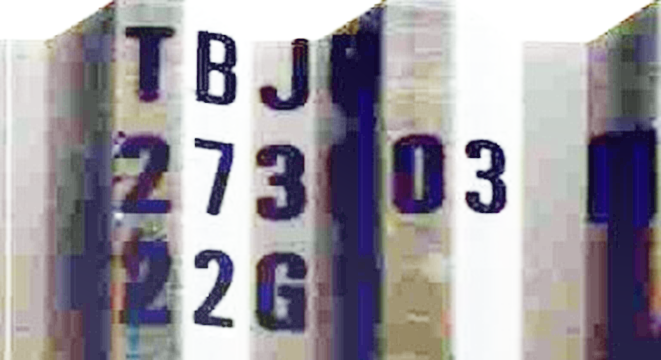
#> input picture paper_plot_coding/data/2.png, 661 x 360 px
$ python '2.边缘强化.py'   (older library calls are emulated)
#> lines starting #> are read from the running program, lines starting #| are printed output that depends on the picture
### paper_plot_coding/utils.py
"""
@Name: utils.py
@Auth: Huohuo
@Date: 2023/3/9-15:31
@Desc:
@Ver :
code_idea
"""
import cv2
from matplotlib import pyplot as plt


class show():
    def __init__(self):
        pass
    # 灰度图展示
    def gray_pic_show(self, horizontal_number_of_img, vertical_number_of_img, *args):
        plt.figure(dpi=200, figsize=(8, 4))
        for i in range(len(args)):
            plt.subplot(horizontal_number_of_img, vertical_number_of_img, i + 1)
            plt.imshow(args[i], cmap="gray")  # 如果是展示灰度图，用这个
            plt.xticks([]), plt.yticks([])
        plt.show()
        return 0

    # 彩色图展示
    # [17 lines left out: functions color_pic_show, cv_show, not called in this run]

### paper_plot_coding/2.边缘强化.py
"""
@Name: 2.边缘强化.py
@Auth: Huohuo
@Date: 2023/3/13-15:00
@Desc:
@Ver :
code_idea
"""
import cv2
from utils import show

def sobel(img):
    x = cv2.Sobel(img, cv2.CV_16S, 1, 0, ksize=3)
    y = cv2.Sobel(img, cv2.CV_16S, 0, 1, ksize=3)

    absX = cv2.convertScaleAbs(x)
    absY = cv2.convertScaleAbs(y)

    dst = cv2.addWeighted(absX, 0.5, absY, 0.5, 0)
    return dst


img_path = "data/2.png"
img = cv2.imread(img_path)
#> img is the input picture: shape (360, 661, 3); mean B, G, R 159.6, 151.3, 156.2
img_gray = cv2.cvtColor(img, cv2.COLOR_BGR2GRAY)
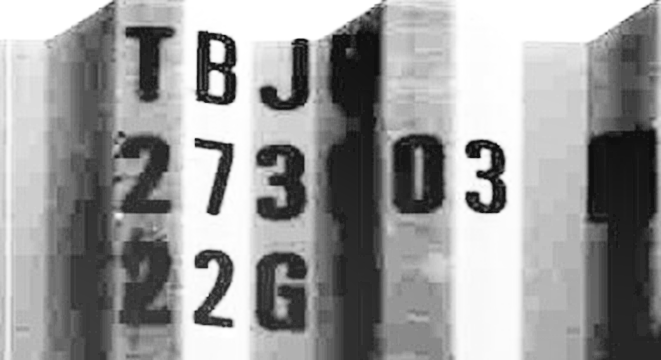
#> img_gray: shape (360, 661); min 14, max 255, mean 153.7
img_gray = cv2.GaussianBlur(img_gray, (5, 5), 0)
img_sobel = sobel(img_gray)
#> in sobel, `y = cv2.Sobel(img, cv2.CV_16S, 0, 1, ksize=3)`:
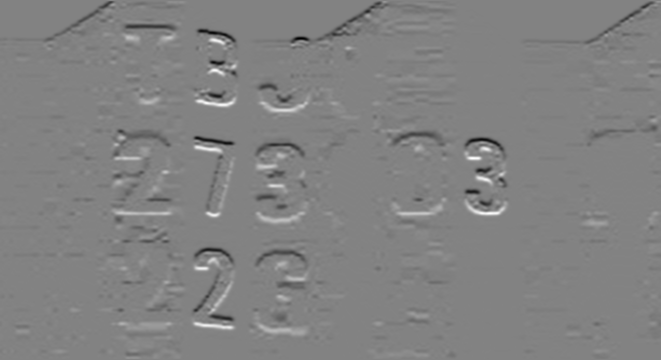
#> y: shape (360, 661) int16; min -575, max 548, mean -2; drawn with min black and max white
#> in sobel, `dst = cv2.addWeighted(absX, 0.5, absY, 0.5, 0)`:
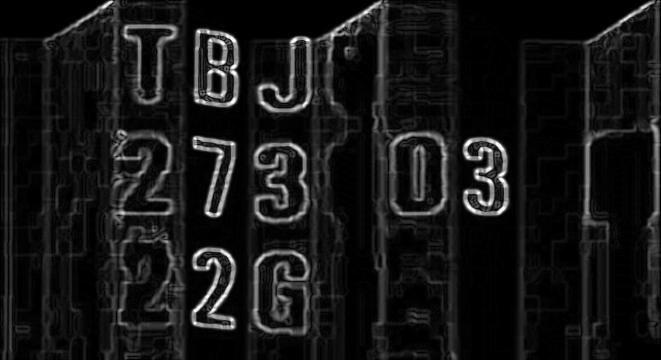
#> dst: shape (360, 661); min 0, max 255, mean 22.3
img_canny = cv2.Canny(img_gray, 50, 150, apertureSize=3, L2gradient=False)
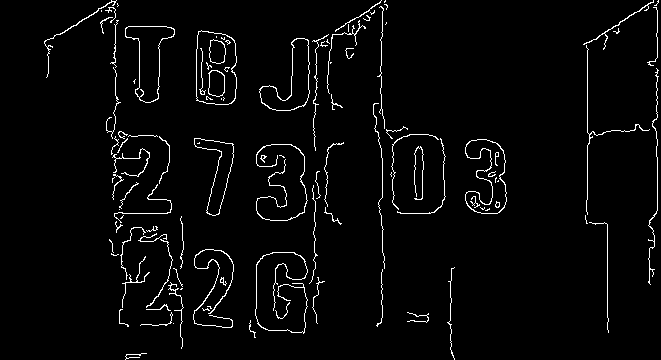
#> img_canny: shape (360, 661); 3.1% white in thin lines or dots
# 强化
img_add_sobel = cv2.addWeighted(img_gray, 0.5, img_sobel, 0.5, 0)
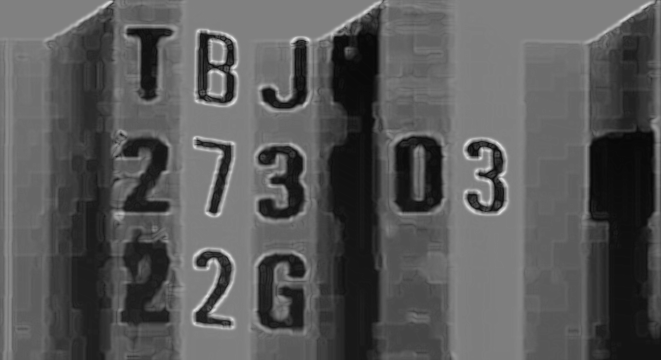
#> img_add_sobel: shape (360, 661); min 7, max 229, mean 88.1
# img_add_canny = cv2.addWeighted(img_gray, 0.5, img_canny, 0.5, 0)

show = show()
# show.gray_pic_show(1, 3, 255-img_gray, 255-img_sobel, 255-img_add_sobel)
show.gray_pic_show(1, 2, 255-img_gray, 255-img_add_sobel)
#> in gray_pic_show, `plt.show()`:
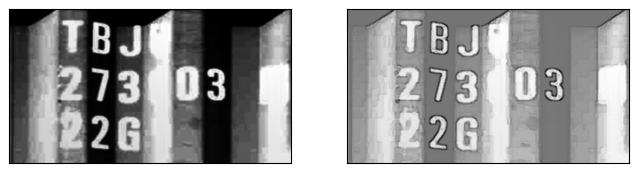
#> figure drawn by matplotlib, 2 panels
cv2.imwrite("data/2_result.png", 255-img_add_sobel)
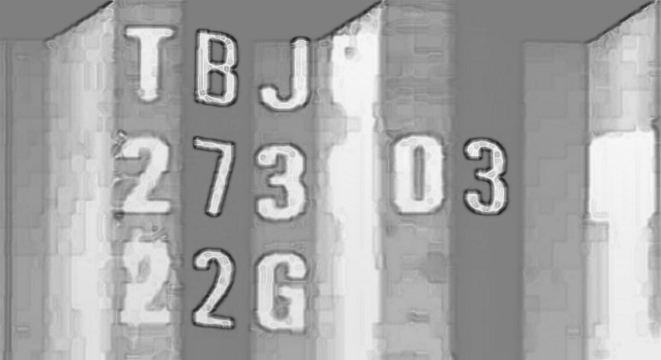
#> saved as 2_result.png: shape (360, 661); min 26, max 248, mean 166.9

$ run again, with paper_plot_coding/data/3.png copied over paper_plot_coding/data/2.png
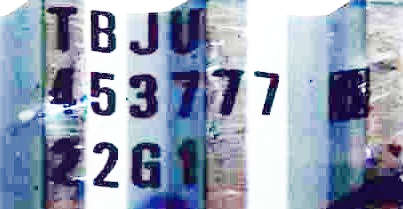
#> input picture paper_plot_coding/data/3.png, 403 x 209 px
#> img is the input picture: shape (209, 403, 3); mean B, G, R 180, 158.7, 148.5
#> `img_canny = cv2.Canny(img_gray, 50, 150, apertureSize=3, L2gradient=Fa..`:
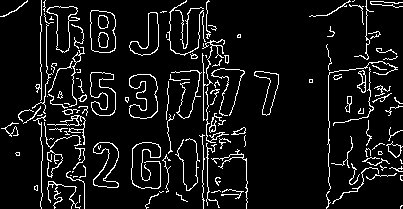
#> img_canny: shape (209, 403); 8.3% white in thin lines or dots
#> `cv2.imwrite("data/2_result.png", 255-img_add_sobel)`:
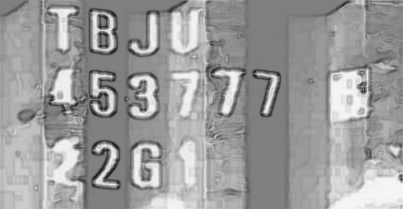
#> saved as 2_result.png: shape (209, 403); min 21, max 249, mean 156.1

$ run again, with paper_plot_coding/data/4.png copied over paper_plot_coding/data/2.png
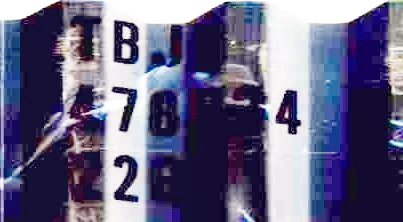
#> input picture paper_plot_coding/data/4.png, 403 x 222 px
#> img is the input picture: shape (222, 403, 3); mean B, G, R 131.6, 98.4, 102.2
#> `img_canny = cv2.Canny(img_gray, 50, 150, apertureSize=3, L2gradient=Fa..`:
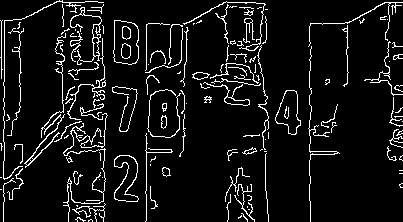
#> img_canny: shape (222, 403); 7.8% white in thin lines or dots
#> `cv2.imwrite("data/2_result.png", 255-img_add_sobel)`:
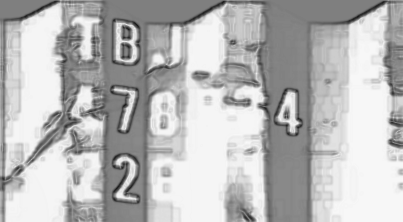
#> saved as 2_result.png: shape (222, 403); min 25, max 249, mean 185
